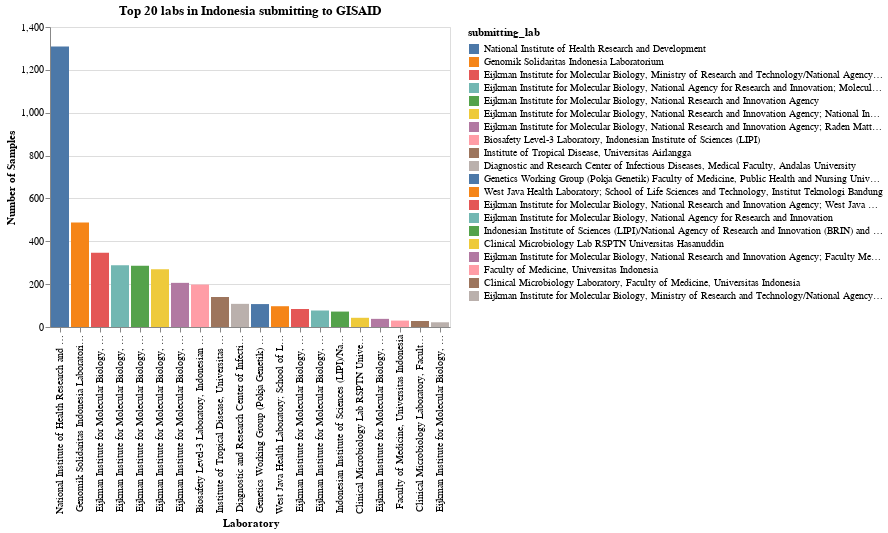

Here is the notebook cell this chart was saved with:
### Code cell
top_num=20
alt.Chart(
    indonesia_metadata.groupby(["submitting_lab"])
    .count()
    .reset_index()
    .sort_values("virus", ascending=False)
    .head(top_num), title='Top {} labs in Indonesia submitting to GISAID'.format(top_num)
).mark_bar().encode(
    x=alt.X("submitting_lab", title="Laboratory", sort="-y"),
    y=alt.Y("sum(virus)", title="Number of Samples"),
    color=alt.Color("submitting_lab", sort="-y", legend=alt.Legend(labelLimit=400)),
    tooltip=["submitting_lab", "sum(virus)"],
)

### Figure 1 — Vega-Lite specification as saved in the notebook (floating-point values rounded to 4 significant figures)
{"config": {"view": {"continuousWidth": 400, "continuousHeight": 300}}, "data": {"name": "data-73b53a34da82f76b12cb5a8124f51c45"}, "mark": "bar", "encoding": {"color": {"type": "nominal", "field": "submitting_lab", "legend": {"labelLimit": 400}, "sort": "-y"}, "tooltip": [{"type": "nominal", "field": "submitting_lab"}, {"type": "quantitative", "aggregate": "sum", "field": "virus"}], "x": {"type": "nominal", "field": "submitting_lab", "sort": "-y", "title": "Laboratory"}, "y": {"type": "quantitative", "aggregate": "sum", "field": "virus", "title": "Number of Samples"}}, "title": "Top 20 labs in Indonesia submitting to GISAID", "$schema": "https://vega.github.io/schema/vega-lite/v4.8.1.json", "datasets": {"data-73b53a34da82f76b12cb5a8124f51c45": [{"submitting_lab": "National Institute of Health Research and Development", "virus": 1309, "gisaid_epi_isl": 1309, "genbank_accession": 1309, "date": 1309, "region": 1309, "country": 1309, "division": 1309, "location": 298, "region_exposure": 1309, "country_exposure": 1309, "division_exposure": 1309, "segment": 1309, "length": 1309, "host": 1309, "age": 1309, "sex": 1309, "Nextstrain_clade": 1309, "pango_lineage": 1309, "GISAID_clade": 1309, "originating_lab": 1309, "authors": 1309, "url": 1309, "title": 1309, "paper_url": 1309, "date_submitted": 1309, "purpose_of_sequencing": 0, "date_yearmon": 1309, "date_submitted_yearmon": 1309, "days_to_submit": 1309}, {"submitting_lab": "Genomik Solidaritas Indonesia Laboratorium", "virus": 488, "gisaid_epi_isl": 488, "genbank_accession": 488, "date": 488, "region": 488, "country": 488, "division": 488, "location": 134, "region_exposure": 488, "country_exposure": 488, "division_exposure": 488, "segment": 488, "length": 488, "host": 488, "age": 488, "sex": 488, "Nextstrain_clade": 488, "pango_lineage": 488, "GISAID_clade": 488, "originating_lab": 488, "authors": 488, "url": 488, "title": 488, "paper_url": 488, "date_submitted": 488, "purpose_of_sequencing": 0, "date_yearmon": 488, "date_submitted_yearmon": 488, "days_to_submit": 488}, {"submitting_lab": "Eijkman Institute for Molecular Biology, Ministry of Research and Technology/National Agency for Research and Innovation", "virus": 346, "gisaid_epi_isl": 346, "genbank_accession": 346, "date": 346, "region": 346, "country": 346, "division": 346, "location": 225, "region_exposure": 346, "country_exposure": 346, "division_exposure": 346, "segment": 346, "length": 346, "host": 346, "age": 346, "sex": 346, "Nextstrain_clade": 346, "pango_lineage": 346, "GISAID_clade": 346, "originating_lab": 346, "authors": 346, "url": 346, "title": 346, "paper_url": 346, "date_submitted": 346, "purpose_of_sequencing": 0, "date_yearmon": 346, "date_submitted_yearmon": 346, "days_to_submit": 346}, {"submitting_lab": "Eijkman Institute for Molecular Biology, National Agency for Research and Innovation; Molecular Biology Laboratory, Faculty Medicine and Health Sciences, Warmadewa University", "virus": 288, "gisaid_epi_isl": 288, "genbank_accession": 288, "date": 288, "region": 288, "country": 288, "division": 288, "location": 288, "region_exposure": 288, "country_exposure": 288, "division_exposure": 288, "segment": 288, "length": 288, "host": 288, "age": 288, "sex": 288, "Nextstrain_clade": 288, "pango_lineage": 288, "GISAID_clade": 288, "originating_lab": 288, "authors": 288, "url": 288, "title": 288, "paper_url": 288, "date_submitted": 288, "purpose_of_sequencing": 0, "date_yearmon": 288, "date_submitted_yearmon": 288, "days_to_submit": 288}, {"submitting_lab": "Eijkman Institute for Molecular Biology, National Research and Innovation Agency", "virus": 286, "gisaid_epi_isl": 286, "genbank_accession": 286, "date": 286, "region": 286, "country": 286, "division": 286, "location": 168, "region_exposure": 286, "country_exposure": 286, "division_exposure": 286, "segment": 286, "length": 286, "host": 286, "age": 286, "sex": 286, "Nextstrain_clade": 286, "pango_lineage": 286, "GISAID_clade": 286, "originating_lab": 286, "authors": 286, "url": 286, "title": 286, "paper_url": 286, "date_submitted": 286, "purpose_of_sequencing": 0, "date_yearmon": 286, "date_submitted_yearmon": 286, "days_to_submit": 286}, {"submitting_lab": "Eijkman Institute for Molecular Biology, National Research and Innovation Agency; National Institute of Health Research and Development", "virus": 269, "gisaid_epi_isl": 269, "genbank_accession": 269, "date": 269, "region": 269, "country": 269, "division": 269, "location": 269, "region_exposure": 269, "country_exposure": 269, "division_exposure": 269, "segment": 269, "length": 269, "host": 269, "age": 269, "sex": 269, "Nextstrain_clade": 269, "pango_lineage": 269, "GISAID_clade": 269, "originating_lab": 269, "authors": 269, "url": 269, "title": 269, "paper_url": 269, "date_submitted": 269, "purpose_of_sequencing": 0, "date_yearmon": 269, "date_submitted_yearmon": 269, "days_to_submit": 269}, {"submitting_lab": "Eijkman Institute for Molecular Biology, National Research and Innovation Agency; Raden Mattaher Regional General Hospital", "virus": 206, "gisaid_epi_isl": 206, "genbank_accession": 206, "date": 206, "region": 206, "country": 206, "division": 206, "location": 206, "region_exposure": 206, "country_exposure": 206, "division_exposure": 206, "segment": 206, "length": 206, "host": 206, "age": 206, "sex": 206, "Nextstrain_clade": 206, "pango_lineage": 206, "GISAID_clade": 206, "originating_lab": 206, "authors": 206, "url": 206, "title": 206, "paper_url": 206, "date_submitted": 206, "purpose_of_sequencing": 0, "date_yearmon": 206, "date_submitted_yearmon": 206, "days_to_submit": 206}, {"submitting_lab": "Biosafety Level-3 Laboratory, Indonesian Institute of Sciences (LIPI)", "virus": 198, "gisaid_epi_isl": 198, "genbank_accession": 198, "date": 198, "region": 198, "country": 198, "division": 198, "location": 153, "region_exposure": 198, "country_exposure": 198, "division_exposure": 198, "segment": 198, "length": 198, "host": 198, "age": 198, "sex": 198, "Nextstrain_clade": 198, "pango_lineage": 198, "GISAID_clade": 198, "originating_lab": 198, "authors": 198, "url": 198, "title": 198, "paper_url": 198, "date_submitted": 198, "purpose_of_sequencing": 0, "date_yearmon": 198, "date_submitted_yearmon": 198, "days_to_submit": 198}, {"submitting_lab": "Institute of Tropical Disease, Universitas Airlangga", "virus": 140, "gisaid_epi_isl": 140, "genbank_accession": 140, "date": 140, "region": 140, "country": 140, "division": 140, "location": 140, "region_exposure": 140, "country_exposure": 140, "division_exposure": 140, "segment": 140, "length": 140, "host": 140, "age": 140, "sex": 140, "Nextstrain_clade": 140, "pango_lineage": 140, "GISAID_clade": 140, "originating_lab": 140, "authors": 140, "url": 140, "title": 140, "paper_url": 140, "date_submitted": 140, "purpose_of_sequencing": 0, "date_yearmon": 140, "date_submitted_yearmon": 140, "days_to_submit": 140}, {"submitting_lab": "Diagnostic and Research Center of Infectious Diseases, Medical Faculty, Andalas University", "virus": 108, "gisaid_epi_isl": 108, "genbank_accession": 108, "date": 108, "region": 108, "country": 108, "division": 108, "location": 104, "region_exposure": 108, "country_exposure": 108, "division_exposure": 108, "segment": 108, "length": 108, "host": 108, "age": 108, "sex": 108, "Nextstrain_clade": 108, "pango_lineage": 108, "GISAID_clade": 108, "originating_lab": 108, "authors": 108, "url": 108, "title": 108, "paper_url": 108, "date_submitted": 108, "purpose_of_sequencing": 0, "date_yearmon": 108, "date_submitted_yearmon": 108, "days_to_submit": 108}, {"submitting_lab": "Genetics Working Group (Pokja Genetik) Faculty of Medicine, Public Health and Nursing Universitas Gadjah Mada (FK-KMK UGM); Disease Investigation Center Wates Ministry of Agriculture Indonesia; Department of Microbiology FK-KMK UGM; Laboratorium Diagnostik Yayasan Tahija World Mosquito Program (WMP) Yogyakarta Center for Tropical Medicine FK-KMK UGM; Integrated Research Center FK-KMK UGM; Department of Computer Science and Electronics FMIPA UGM; RSUP Dr. Sardjito", "virus": 107, "gisaid_epi_isl": 107, "genbank_accession": 107, "date": 107, "region": 107, "country": 107, "division": 107, "location": 0, "region_exposure": 107, "country_exposure": 107, "division_exposure": 107, "segment": 107, "length": 107, "host": 107, "age": 107, "sex": 107, "Nextstrain_clade": 107, "pango_lineage": 107, "GISAID_clade": 107, "originating_lab": 107, "authors": 107, "url": 107, "title": 107, "paper_url": 107, "date_submitted": 107, "purpose_of_sequencing": 0, "date_yearmon": 107, "date_submitted_yearmon": 107, "days_to_submit": 107}, {"submitting_lab": "West Java Health Laboratory; School of Life Sciences and Technology, Institut Teknologi Bandung", "virus": 97, "gisaid_epi_isl": 97, "genbank_accession": 97, "date": 97, "region": 97, "country": 97, "division": 97, "location": 0, "region_exposure": 97, "country_exposure": 97, "division_exposure": 97, "segment": 97, "length": 97, "host": 97, "age": 97, "sex": 97, "Nextstrain_clade": 97, "pango_lineage": 97, "GISAID_clade": 97, "originating_lab": 97, "authors": 97, "url": 97, "title": 97, "paper_url": 97, "date_submitted": 97, "purpose_of_sequencing": 0, "date_yearmon": 97, "date_submitted_yearmon": 97, "days_to_submit": 97}, {"submitting_lab": "Eijkman Institute for Molecular Biology, National Research and Innovation Agency; West Java Health Laboratory", "virus": 84, "gisaid_epi_isl": 84, "genbank_accession": 84, "date": 84, "region": 84, "country": 84, "division": 84, "location": 84, "region_exposure": 84, "country_exposure": 84, "division_exposure": 84, "segment": 84, "length": 84, "host": 84, "age": 84, "sex": 84, "Nextstrain_clade": 84, "pango_lineage": 84, "GISAID_clade": 84, "originating_lab": 84, "authors": 84, "url": 84, "title": 84, "paper_url": 84, "date_submitted": 84, "purpose_of_sequencing": 0, "date_yearmon": 84, "date_submitted_yearmon": 84, "days_to_submit": 84}, {"submitting_lab": "Eijkman Institute for Molecular Biology, National Agency for Research and Innovation", "virus": 77, "gisaid_epi_isl": 77, "genbank_accession": 77, "date": 77, "region": 77, "country": 77, "division": 77, "location": 62, "region_exposure": 77, "country_exposure": 77, "division_exposure": 77, "segment": 77, "length": 77, "host": 77, "age": 77, "sex": 77, "Nextstrain_clade": 77, "pango_lineage": 77, "GISAID_clade": 77, "originating_lab": 77, "authors": 77, "url": 77, "title": 77, "paper_url": 77, "date_submitted": 77, "purpose_of_sequencing": 0, "date_yearmon": 77, "date_submitted_yearmon": 77, "days_to_submit": 77}, {"submitting_lab": "Indonesian Institute of Sciences (LIPI)/National Agency of Research and Innovation (BRIN) and National Institute of Health Research and Development (NIHRD)", "virus": 72, "gisaid_epi_isl": 72, "genbank_accession": 72, "date": 72, "region": 72, "country": 72, "division": 72, "location": 72, "region_exposure": 72, "country_exposure": 72, "division_exposure": 72, "segment": 72, "length": 72, "host": 72, "age": 72, "sex": 72, "Nextstrain_clade": 72, "pango_lineage": 72, "GISAID_clade": 72, "originating_lab": 72, "authors": 72, "url": 72, "title": 72, "paper_url": 72, "date_submitted": 72, "purpose_of_sequencing": 0, "date_yearmon": 72, "date_submitted_yearmon": 72, "days_to_submit": 72}, {"submitting_lab": "Clinical Microbiology Lab RSPTN Universitas Hasanuddin", "virus": 43, "gisaid_epi_isl": 43, "genbank_accession": 43, "date": 43, "region": 43, "country": 43, "division": 43, "location": 38, "region_exposure": 43, "country_exposure": 43, "division_exposure": 43, "segment": 43, "length": 43, "host": 43, "age": 43, "sex": 43, "Nextstrain_clade": 43, "pango_lineage": 43, "GISAID_clade": 43, "originating_lab": 43, "authors": 43, "url": 43, "title": 43, "paper_url": 43, "date_submitted": 43, "purpose_of_sequencing": 0, "date_yearmon": 43, "date_submitted_yearmon": 43, "days_to_submit": 43}, {"submitting_lab": "Eijkman Institute for Molecular Biology, National Research and Innovation Agency; Faculty Medicine and Health Sciences, Warmadewa University", "virus": 38, "gisaid_epi_isl": 38, "genbank_accession": 38, "date": 38, "region": 38, "country": 38, "division": 38, "location": 38, "region_exposure": 38, "country_exposure": 38, "division_exposure": 38, "segment": 38, "length": 38, "host": 38, "age": 38, "sex": 38, "Nextstrain_clade": 38, "pango_lineage": 38, "GISAID_clade": 38, "originating_lab": 38, "authors": 38, "url": 38, "title": 38, "paper_url": 38, "date_submitted": 38, "purpose_of_sequencing": 0, "date_yearmon": 38, "date_submitted_yearmon": 38, "days_to_submit": 38}, {"submitting_lab": "Faculty of Medicine, Universitas Indonesia", "virus": 30, "gisaid_epi_isl": 30, "genbank_accession": 30, "date": 30, "region": 30, "country": 30, "division": 30, "location": 0, "region_exposure": 30, "country_exposure": 30, "division_exposure": 30, "segment": 30, "length": 30, "host": 30, "age": 30, "sex": 30, "Nextstrain_clade": 30, "pango_lineage": 30, "GISAID_clade": 30, "originating_lab": 30, "authors": 30, "url": 30, "title": 30, "paper_url": 30, "date_submitted": 30, "purpose_of_sequencing": 0, "date_yearmon": 30, "date_submitted_yearmon": 30, "days_to_submit": 30}, {"submitting_lab": "Clinical Microbiology Laboratory, Faculty of Medicine, Universitas Indonesia", "virus": 28, "gisaid_epi_isl": 28, "genbank_accession": 28, "date": 28, "region": 28, "country": 28, "division": 28, "location": 15, "region_exposure": 28, "country_exposure": 28, "division_exposure": 28, "segment": 28, "length": 28, "host": 28, "age": 28, "sex": 28, "Nextstrain_clade": 28, "pango_lineage": 28, "GISAID_clade": 28, "originating_lab": 28, "authors": 28, "url": 28, "title": 28, "paper_url": 28, "date_submitted": 28, "purpose_of_sequencing": 0, "date_yearmon": 28, "date_submitted_yearmon": 28, "days_to_submit": 28}, {"submitting_lab": "Eijkman Institute for Molecular Biology, Ministry of Research and Technology/National Agency for Research and Innovation; National Institute of Health Research and Development", "virus": 22, "gisaid_epi_isl": 22, "genbank_accession": 22, "date": 22, "region": 22, "country": 22, "division": 22, "location": 22, "region_exposure": 22, "country_exposure": 22, "division_exposure": 22, "segment": 22, "length": 22, "host": 22, "age": 22, "sex": 22, "Nextstrain_clade": 22, "pango_lineage": 22, "GISAID_clade": 22, "originating_lab": 22, "authors": 22, "url": 22, "title": 22, "paper_url": 22, "date_submitted": 22, "purpose_of_sequencing": 0, "date_yearmon": 22, "date_submitted_yearmon": 22, "days_to_submit": 22}]}}
